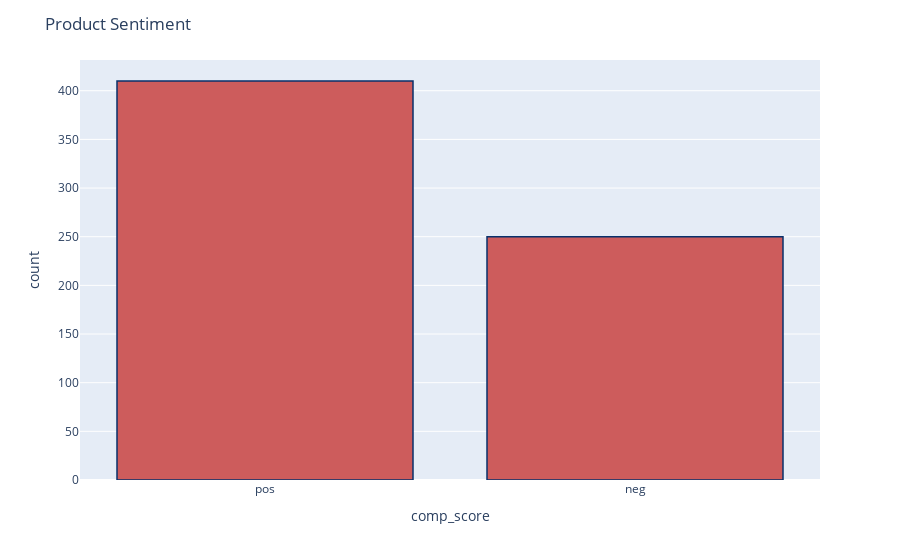

The notebook cell this image was saved under:
### Code cell
fig = px.histogram(df_all[df_all['app'] == 'slack'], x="comp_score")
fig.update_traces(marker_color="indianred",marker_line_color='rgb(8,48,107)',
                  marker_line_width=1.5)
fig.update_layout(title_text='Product Sentiment')
fig.show()

### Figure 1 — Plotly figure (JSON) as saved in the notebook; plotly's stock layout.template omitted (floating-point values rounded to 4 significant figures; data arrays with more than 128 entries replaced by an {"elided": "..."} marker saying what was removed)
{"data": [{"alignmentgroup": "True", "bingroup": "x", "hovertemplate": "comp_score=%{x}<br>count=%{y}<extra></extra>", "legendgroup": "", "marker": {"color": "indianred", "line": {"color": "rgb(8,48,107)", "width": 1.5}, "pattern": {"shape": ""}}, "name": "", "offsetgroup": "", "orientation": "v", "showlegend": false, "type": "histogram", "x": {"elided": "660 str values"}, "xaxis": "x", "yaxis": "y"}], "layout": {"barmode": "relative", "legend": {"tracegroupgap": 0}, "margin": {"t": 60}, "title": {"text": "Product Sentiment"}, "xaxis": {"anchor": "y", "domain": [0, 1], "title": {"text": "comp_score"}}, "yaxis": {"anchor": "x", "domain": [0, 1], "title": {"text": "count"}}}}
